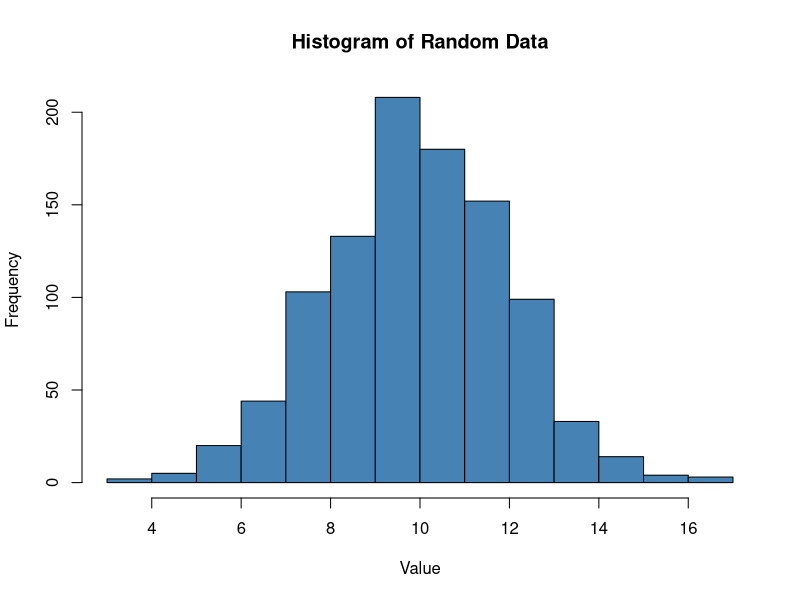
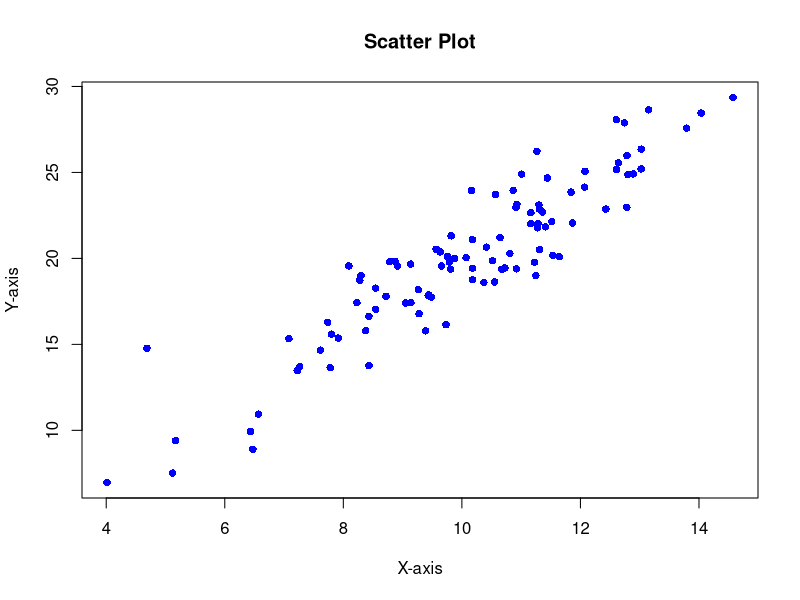
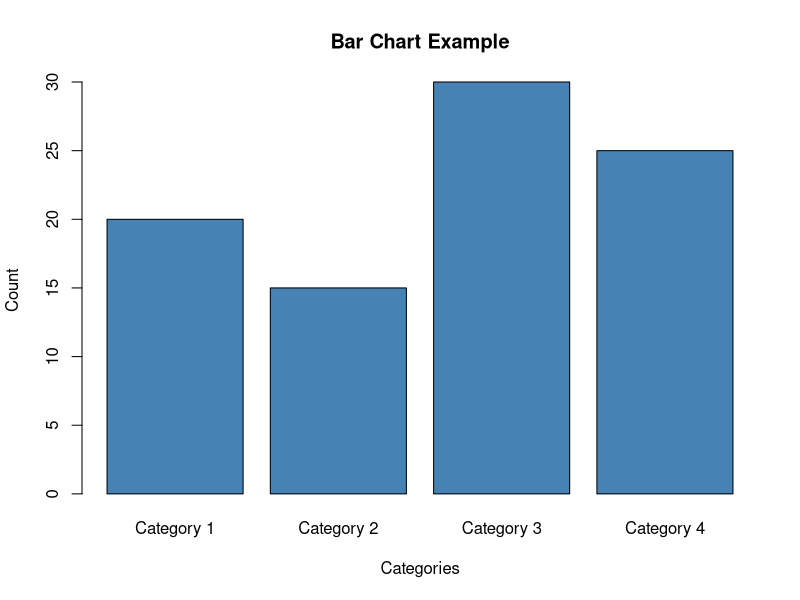
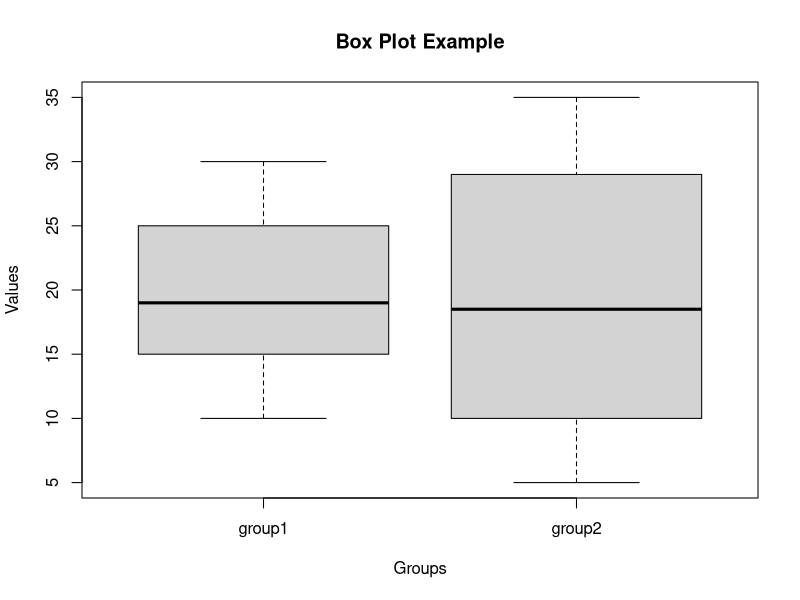
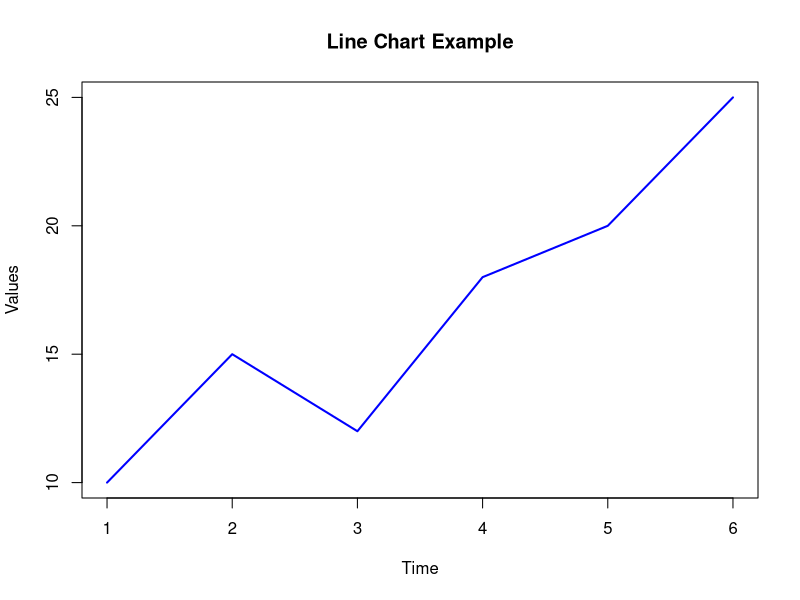

Recreate these plots in R, in order.
## ---- chunk 1
knitr::opts_chunk$set(echo = TRUE)
## ---- chunk 2
image = "https://d33wubrfki0l68.cloudfront.net/795c039ba2520455d833b4034befc8cf360a70ba/558a5/diagrams/data-science-explore.png"
cat(paste0('<center><img src="', image,  '"></center>')) 
## ---- chunk 3
# Generate random data
set.seed(42)
data <- rnorm(1000, mean = 10, sd = 2)

# Create a histogram
hist(data, breaks = "Sturges", col = "steelblue", main = "Histogram of Random Data",
     xlab = "Value", ylab = "Frequency")

## ---- chunk 4
# Generate random data
set.seed(42)
x <- rnorm(100, mean = 10, sd = 2)
y <- 2 * x + rnorm(100, mean = 0, sd = 2)

# Create a scatter plot
plot(x, y, main = "Scatter Plot", xlab = "X-axis", ylab = "Y-axis", col = "blue", pch = 16)

## ---- chunk 5
# Sample data
categories <- c("Category 1", "Category 2", "Category 3", "Category 4")
counts <- c(20, 15, 30, 25)

# Create a bar chart
barplot(counts, names.arg = categories, col = "steelblue", main = "Bar Chart Example",
        xlab = "Categories", ylab = "Count")

## ---- chunk 6
# Sample data
data <- list(
  group1 = c(10, 15, 18, 20, 25, 30),
  group2 = c(5, 8, 12, 15, 22, 28, 30, 35)
)

# Create a box plot
boxplot(data, horizontal = FALSE, main = "Box Plot Example", xlab = "Groups",
        ylab = "Values")

## ---- chunk 7
# Sample data
time <- c(1, 2, 3, 4, 5, 6)
values <- c(10, 15, 12, 18, 20, 25)

# Create a line chart
plot(time, values, type = "l", col = "blue", lwd = 2, main = "Line Chart Example",
     xlab = "Time", ylab = "Values")

